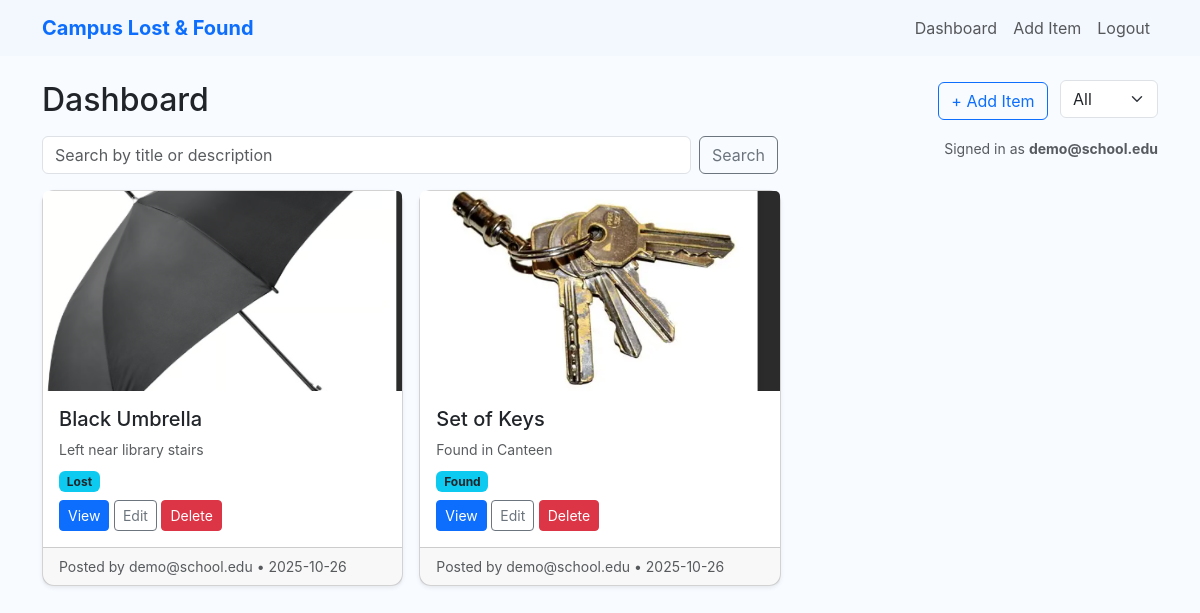
The page /dashboard (signed in) on the database its author committed.
### app.py (models this page shows)
class User(db.Model):
    id = db.Column(db.Integer, primary_key=True)
    email = db.Column(db.String(200), unique=True, nullable=False)
    password_hash = db.Column(db.String(200), nullable=False)
    created_at = db.Column(db.DateTime, default=datetime.utcnow)

class Item(db.Model):
    id = db.Column(db.Integer, primary_key=True)
    title = db.Column(db.String(200), nullable=False)
    description = db.Column(db.Text, nullable=True)
    status = db.Column(db.String(20), nullable=False)  # 'lost' or 'found'
    owner_email = db.Column(db.String(200), nullable=False)
    image_filename = db.Column(db.String(300), nullable=True)
    created_at = db.Column(db.DateTime, default=datetime.utcnow)

### app.py (the view)
@app.route('/dashboard')
def dashboard():
    if not current_user():
        flash("Please log in first.", "warning")
        return redirect(url_for('login_page'))
    status_filter = request.args.get('status','all')
    if status_filter in ('lost','found'):
        items = Item.query.filter_by(status=status_filter).order_by(Item.created_at.desc()).all()
    else:
        items = Item.query.order_by(Item.created_at.desc()).all()
    return render_template('dashboard.html', items=items, user=current_user(), status_filter=status_filter)

### app.py (called while the page is built)
def current_user():
    user_email = session.get('user')
    if not user_email:
        return None
    return User.query.filter_by(email=user_email).first()

### templates/dashboard.html (shortened to what this page needs)
{% extends "base.html" %}
{% block content %}
<div class="d-flex justify-content-between align-items-center mb-3">
  <h2 class="mb-0">Dashboard</h2>
  <div>
    <a class="btn btn-outline-primary me-2" href="{{ url_for('create_item') }}">+ Add Item</a>
    <form class="d-inline" action="{{ url_for('dashboard') }}" method="get">
      <select name="status" onchange="this.form.submit()" class="form-select d-inline-block" style="width:auto">
        <option value="all" {% if status_filter=='all' %}selected{% endif %}>All</option>
      </select>
    </form>
  </div>
</div>
<div class="row mb-3">
  <div class="col-md-8">
    <form class="d-flex" action="{{ url_for('search') }}" method="get">
      <input class="form-control me-2" type="search" name="q" placeholder="Search by title or description" value="">
      <button class="btn btn-outline-secondary">Search</button>
    </form>
  </div>
  <div class="col-md-4 text-end">
    <small class="text-muted">Signed in as <strong>{{ user.email }}</strong></small>
  </div>
</div>
<div class="row g-3">
  {% for it in items %}
    <div class="col-md-4">
      <div class="card h-100 shadow-sm">
        {% if it.image_filename %}
          <img src="{{ url_for('static', filename='uploads/' ~ it.image_filename) }}" class="card-img-top" style="height:200px;object-fit:cover">
        {% else %}
          <div class="bg-secondary text-white d-flex align-items-center justify-content-center" style="height:200px">No image</div>
        {% endif %}
        <div class="card-body d-flex flex-column">
          <h5 class="card-title">{{ it.title }}</h5>
          <p class="card-text text-muted small mb-2">{{ it.description }}</p>
          <p class="mb-2"><span class="badge bg-info text-dark">{{ it.status|capitalize }}</span></p>
          <div class="mt-auto">
            <a href="{{ url_for('view_item', item_id=it.id) }}" class="btn btn-sm btn-primary">View</a>
            <a href="{{ url_for('edit_item', item_id=it.id) }}" class="btn btn-sm btn-outline-secondary">Edit</a>
            <form method="post" action="{{ url_for('delete_item', item_id=it.id) }}" class="d-inline" onsubmit="return confirm('Delete this item?');">
              <button class="btn btn-sm btn-danger">Delete</button>
            </form>
          </div>
        </div>
        <div class="card-footer text-muted small">
          Posted by {{ it.owner_email }} • {{ it.created_at.strftime('%Y-%m-%d') }}
        </div>
      </div>
    </div>
  {% else %}
    <div class="col-12">
      <div class="alert alert-info">No items found.</div>
    </div>
  {% endfor %}
</div>
{% endblock %}

### templates/base.html (shortened to what this page needs)
<!doctype html>
<html lang="en">
  <head>
    <link href="https://cdn.jsdelivr.net/npm/bootstrap@5.3.2/dist/css/bootstrap.min.css" rel="stylesheet">
    <link rel="stylesheet" href="{{ url_for('static', filename='style.css') }}">
  </head>
  <body class="bg-light">
    <nav class="navbar navbar-expand-lg navbar-light" style="background-color:#F3F8FF">
      <div class="container">
        <a class="navbar-brand fw-bold text-primary" href="{{ url_for('dashboard') }}">Campus Lost & Found</a>
        <div class="collapse navbar-collapse" id="navMenu">
          <ul class="navbar-nav ms-auto">
            {% if user %}
              <li class="nav-item"><a class="nav-link" href="{{ url_for('dashboard') }}">Dashboard</a></li>
              <li class="nav-item"><a class="nav-link" href="{{ url_for('create_item') }}">Add Item</a></li>
              <li class="nav-item"><a class="nav-link" href="{{ url_for('logout') }}">Logout</a></li>
            {% else %}
              <li class="nav-item"><a class="nav-link" href="{{ url_for('login_page') }}">Login</a></li>
              <li class="nav-item"><a class="nav-link" href="{{ url_for('register_page') }}">Register</a></li>
            {% endif %}
          </ul>
        </div>
      </div>
    </nav>
    <div class="container my-4">
      {% block content %}{% endblock %}
    </div>
  </body>
</html>

### static/style.css (style rules this page uses)
body { font-family: Inter, system-ui, -apple-system, "Segoe UI", Roboto, "Helvetica Neue", Arial; }
.navbar-brand { color: #0d6efd !important; }
.card { border-radius: 12px; }
.btn-primary { background-color: #0d6efd; border-color: #0d6efd; }
.bg-light { background-color: #f8fbff !important; }

### rows shown on the page
User: email "demo@school.edu"
Item: image_filename (picture), title "Black Umbrella", description "Left near library stairs", status "Lost", owner_email "demo@school.edu", created_at "2025-10-26"
Item: image_filename (picture), title "Set of Keys", description "Found in Canteen", status "Found", owner_email "demo@school.edu", created_at "2025-10-26"
